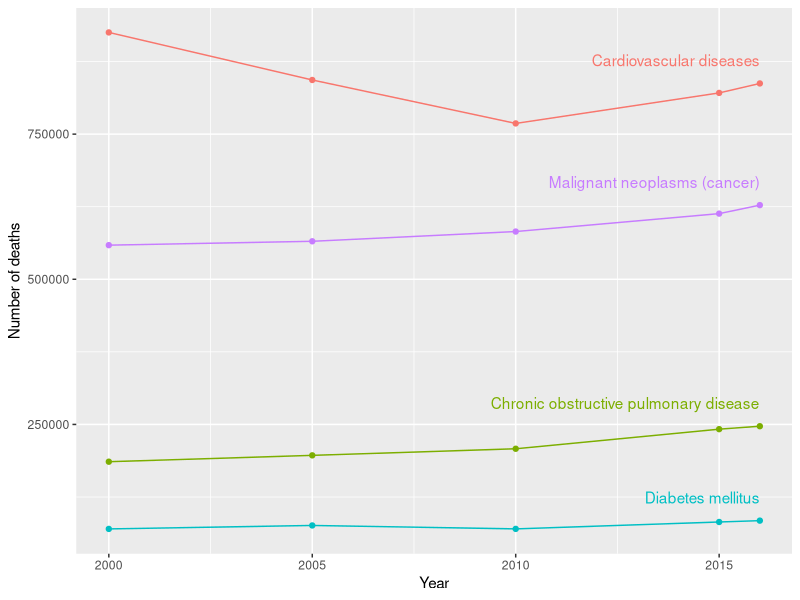
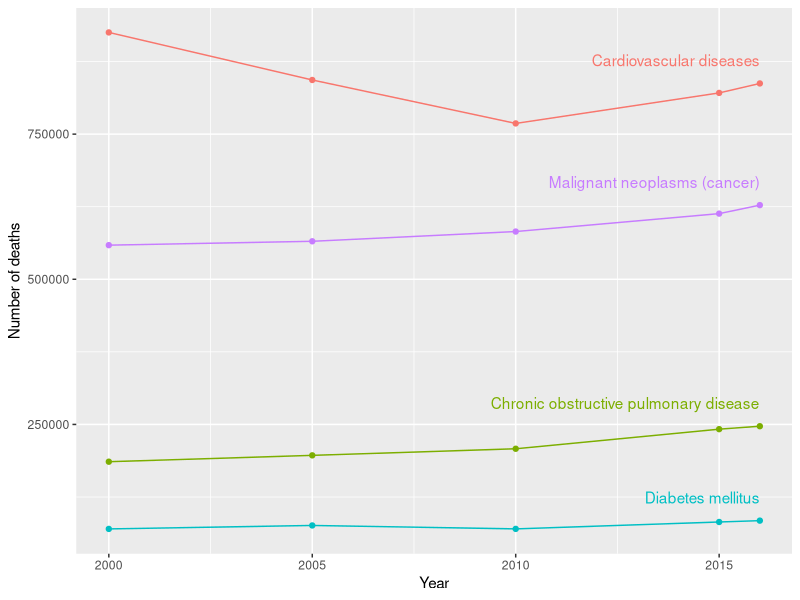

The R source for these figures, in order:
## ---- chunk 1
knitr::opts_chunk$set(echo = TRUE)
library(ggplot2)
library(magrittr)
## ---- chunk 2
ncd.deaths = data.table::fread('../data/WHO-NCDDEATHCAUSE.csv', sep=',', header=TRUE, skip = 1)
ncd.deaths$Causes <- trimws(ncd.deaths$Causes)
ncd.deaths$Year <- trimws(ncd.deaths$Year) %>% as.numeric()
ncd.deaths$Total = ncd.deaths$` Both sexes`
ncd.deaths[ncd.deaths$Causes == 'Malignant neoplasms','Causes'] <- 'Malignant neoplasms (cancer)'
## ---- chunk 3
subset(ncd.deaths, Country == 'United States of America') %>%
ggplot(mapping = aes_string(x='Year', y="Total", group='Causes', color='Causes'), data = .) +
    geom_line() +
    geom_point() +
    geom_text(data = ncd.deaths %>% subset(Country == 'United States of America' & Year == 2016),
              aes(y=Total + 40000, label=Causes, color=Causes, x = Year ),hjust =1)  +
    ylab('Number of deaths') +
    guides(color=FALSE)

ggsave('../figures/who-deathcause-usa.png', device='png')
